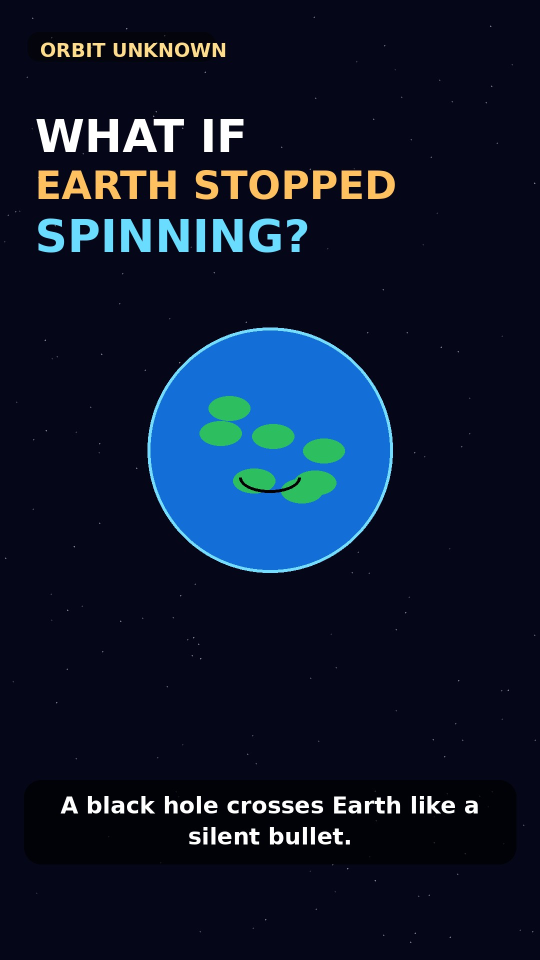
#> input picture outbox/frames/frame_00000.jpg, 1080 x 1920 px (shown at 1/2 size)
$ python -i space_cinematic_v2.py   (imports and definitions only)
#> lines starting #> are read from the running program, lines starting #| are printed output that depends on the picture
"""Orbit Unknown: locally generated original astronomy illustrations, 40-second cinematic video.
No manual uploads, no legacy cartoon templates, and no publication in this script.
Illustrations depict hypothetical scenarios and are not real footage.
"""
import asyncio
import hashlib
import json
import math
import os
import random
import re
import subprocess
import wave
from datetime import datetime, timedelta, timezone, date
from extra_episodes import EXTRA_TOPICS
from io import BytesIO
from pathlib import Path

import numpy as np
import requests
from PIL import Image, ImageDraw, ImageEnhance, ImageFont, ImageOps, ImageStat

try:
    import edge_tts
except ImportError as exc:
    raise SystemExit("QUALITY GATE: edge-tts missing; refusing robotic narration") from exc

ROOT = Path("outbox")
FRAMES = ROOT / "frames_cinematic"
W, H, FPS, SECONDS = 720, 1280, 20, 40
PKT = timezone(timedelta(hours=5))
FONT = "/usr/share/fonts/truetype/dejavu/DejaVuSans-Bold.ttf"
# [1 line that did not run here, left out]
# [1 line not run here, left out]
TIMEOUT = (12, 30)

# Each entry has five distinct documentary shots, lines of narration and visible captions.
# The topic rotates deterministically and cannot repeat on consecutive days.
TOPICS = [
    {"slug":"earth-rings","title":"What If Earth Had Rings Like Saturn?","beats":[
        ("What if Earth suddenly had magnificent rings, just like Saturn? Our night sky would never look the same.","WHAT IF EARTH HAD RINGS?","planet earth blue marble space"),
        ("Imagine vast shimmering bands overhead, visible from the ground, but looking different at different latitudes.","A SKY TRANSFORMED","earth horizon atmosphere space"),
        ("Those rings could contain countless fragments of ice and rock, each racing around our planet.","BILLIONS OF ORBITING PIECES","saturn rings Cassini"),
        ("Their shadows could sometimes reduce sunlight reaching parts of Earth, affecting the world beneath them.","SHADOWS ACROSS EARTH","earth from space clouds shadows"),
        ("Satellites would face new hazards. Beautiful from below, but far more complicated for space travel.","BEAUTIFUL, BUT DANGEROUS","earth satellites space station")
    ]},
    {"slug":"sun-vanished","title":"What If the Sun Vanished?","beats":[
        ("What if the Sun vanished instantly? On Earth, everything would still look normal for eight minutes.","THE SUN DISAPPEARS","sun solar observatory"),
        ("Then the last sunlight would pass us, and Earth's sunlit side would fall into darkness.","EIGHT MINUTES LATER","earth city lights night space"),
        ("That is also when changes in the Sun's gravity would reach Earth, ending our familiar solar orbit.","GRAVITY'S DELAY","earth solar system planet orbit"),
        ("Without sunlight, temperatures would fall over time, and oceans would eventually freeze from the surface.","A WORLD GROWING COLDER","earth polar ice from space"),
        ("Geothermal energy might sustain small groups underground. But survival would be extraordinarily difficult.","COULD ANYONE SURVIVE?","earth aurora stars space")
    ]},
    {"slug":"moon-vanished","title":"What If the Moon Vanished Tonight?","beats":[
        ("Suppose the Moon disappeared tonight. The sky would darken, but Earth would not instantly collapse.","THE MOON IS GONE","full moon lunar surface"),
        ("The Moon creates much of our ocean tide, so tidal patterns would change significantly.","OUR TIDES WOULD CHANGE","earth ocean coastline space"),
        ("The Sun would still produce tides. So the sea would never simply stop moving.","THE SUN STILL MAKES TIDES","ocean earth from orbit"),
        ("Over much longer timescales, Earth's tilt could become less stable without the Moon's influence.","EARTH'S TILT MATTERS","earth tilt axis space"),
        ("The result would be a different world, but not an instant doomsday. Would you miss it?","NOT AN INSTANT APOCALYPSE","Earthrise Apollo 8 moon")
    ]},
    {"slug":"jupiter-dive","title":"What If You Fell Into Jupiter?","beats":[
        ("What would happen if you tried to fall through Jupiter's giant swirling clouds?","FALLING INTO JUPITER","jupiter planet Juno"),
        ("There is no familiar solid ground waiting beneath that spectacular cloud cover.","NO SOLID SURFACE","jupiter clouds great red spot"),
        ("As you descend, pressure and temperature rise to crushing, unimaginable levels.","PRESSURE KEEPS RISING","jupiter atmosphere Juno clouds"),
        ("Deep inside, hydrogen behaves in strange ways, potentially becoming a conducting metallic fluid.","STRANGE DEEP INTERIOR","jupiter planet Juno"),
        ("Jupiter is breathtaking from space. But it is definitely not a planet you could land on.","A WORLD WITHOUT LANDING","jupiter planet Hubble")
    ]},
    {"slug":"saturn-rings","title":"What If Saturn Lost Its Rings?","beats":[
        ("Imagine looking at Saturn one morning, only to discover that its legendary rings are gone.","SATURN WITHOUT RINGS","saturn Cassini rings"),
        ("The rings contain enormous numbers of icy particles, orbiting in a thin, wide disk.","ICE IN ORBIT","saturn ring details Cassini"),
        ("Without them, Saturn would still remain an enormous gas giant with magnificent cloud bands.","THE PLANET SURVIVES","saturn globe Cassini"),
        ("Its moons would continue their journeys, though their interactions with ring material would change.","SATURN'S MANY MOONS","saturn moon Titan Cassini"),
        ("The solar system would lose one of its greatest sights. Which view would you prefer?","A COSMIC LOSS","saturn planet NASA")
    ]},
    {"slug":"mars-ocean","title":"What If Mars Had an Ocean Today?","beats":[
        ("Imagine oceans rolling beneath the pink skies of Mars, where dry plains stretch today.","OCEANS ON MARS?","Mars planet surface panorama"),
        ("Ancient Martian landscapes preserve powerful evidence that water once flowed across the planet.","WATER ON ANCIENT MARS","mars ancient river delta Perseverance"),
        ("But liquid oceans today would need a dramatically thicker atmosphere and much warmer conditions.","A THICKER ATMOSPHERE","Mars planet surface panorama"),
        ("Even with blue seas, intense radiation and other challenges could still threaten life.","WATER IS NOT ENOUGH","Mars planet NASA orbiter"),
        ("Could humans someday build a new world there? The physics makes it very difficult.","THE RED PLANET REIMAGINED","Mars planet full disk")
    ]},
    {"slug":"nearby-supernova","title":"What If a Star Exploded Near Earth?","beats":[
        ("What if a nearby star exploded in a brilliant supernova? Distance would determine everything.","A STAR EXPLODES","supernova nebula Hubble"),
        ("From far enough away, the blast would be an extraordinary light in the night sky.","A COSMIC FLASH","supernova remnant telescope"),
        ("But very close explosions can release radiation capable of damaging Earth's atmosphere.","DANGEROUS RADIATION","stellar explosion remnant nebula"),
        ("Our protective atmosphere matters enormously, but it cannot stop every possible cosmic threat.","EARTH'S PROTECTIVE SHIELD","earth atmosphere sunrise space"),
        ("Fortunately, truly dangerous nearby supernovae appear very uncommon. Space is both beautiful and immense.","DISTANCE IS OUR SHIELD","milky way stars galaxy")
    ]},
    {"slug":"two-moons","title":"What If Earth Had Two Moons?","beats":[
        ("Imagine two brilliant moons hanging over our cities every night.","TWO MOONS ABOVE US","full moon lunar NASA"),
        ("Both moons would pull on Earth's oceans, making tides more complicated.","TWICE THE GRAVITY?","earth ocean space"),
        ("The exact effects would depend on each moon's size, distance, and orbital path.","ORBITS DECIDE EVERYTHING","moon earth spacecraft"),
        ("Some configurations might remain stable, while others could evolve into dangerous gravitational encounters.","A DELICATE DANCE","moon surface earth sky"),
        ("A second moon sounds magical. But orbital mechanics always has the final say.","A BEAUTIFUL COMPLICATION","earthrise Apollo moon")
    ]},
    {"slug":"neptune-winds","title":"What If You Entered Neptune's Storms?","beats":[
        ("Neptune looks calm and blue from a distance. Up close, its atmosphere is anything but peaceful.","A WORLD OF STORMS","Neptune Voyager 2"),
        ("Winds on this distant planet can reach astonishing speeds, far beyond Earth's strongest hurricanes.","SUPERSONIC-FAST WINDS","Neptune planet NASA"),
        ("The planet receives very little sunlight, yet giant storms still develop in its atmosphere.","STORMS IN THE DARK","Neptune dark spot storm"),
        ("Far below the clouds, the pressure increases dramatically in a world very different from Earth.","BENEATH THE CLOUDS","Neptune blue planet"),
        ("Neptune remains one of our most mysterious neighbors. What other secrets are hidden there?","DISTANT AND MYSTERIOUS","Neptune Voyager NASA")
    ]},
    {"slug":"black-hole","title":"What If a Black Hole Passed Near Earth?","beats":[
        ("What if a black hole moved through our cosmic neighborhood? You might never see it directly.","AN INVISIBLE VISITOR","black hole nasa illustration"),
        ("Black holes affect their surroundings through gravity, not by magically swallowing everything.","GRAVITY IS THE THREAT","black hole accretion disk NASA"),
        ("Its mass, speed and distance would decide whether Earth's orbit changed.","DISTANCE CHANGES EVERYTHING","earth solar system orbit space"),
        ("A close encounter could disturb planets and send objects into different paths.","ORBITS UNDER THREAT","solar system planets NASA"),
        ("The universe holds extreme objects, but space is vast, making such encounters extraordinarily unlikely.","SPACE IS ENORMOUS","milky way deep field stars")
    ]}
]

# [1 line not run here, left out]

def log(message):
    print(message, flush=True)

# [65 lines left out: functions command, choose_today, get_json, fetch_photo, not called in this run]

def photograph_canvas(photo, dest):
    # One photo per scene: crop to a tall cinematic frame, then restrained contrast/color grading.
#> called with photo = '../outbox/frames/frame_00000.jpg', dest = 'out.png'
    with Image.open(photo) as raw:
#> raw is the input picture: PIL image 1080x1920 RGB; mean R, G, B 14.2, 24.2, 45.3
        pic = ImageOps.exif_transpose(raw).convert("RGB")
    pic = ImageOps.fit(pic, (800, 1422), method=Image.Resampling.LANCZOS, centering=(0.5,0.48))
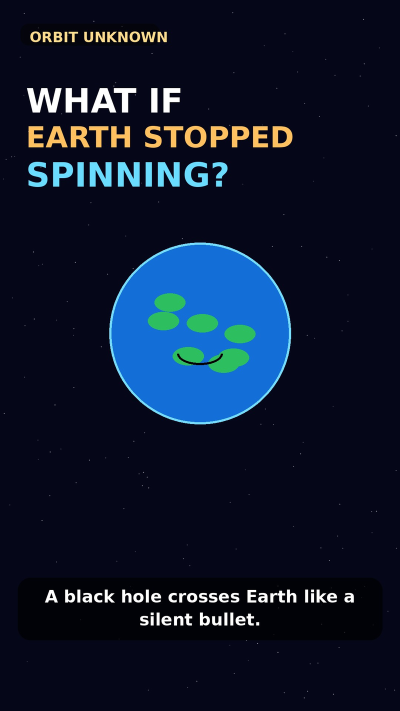
#> pic: PIL image 800x1422 RGB (shown at 1/2 size); mean R, G, B 14.2, 24.3, 45.3
    pic = ImageEnhance.Contrast(pic).enhance(1.08)
    pic = ImageEnhance.Color(pic).enhance(1.13)
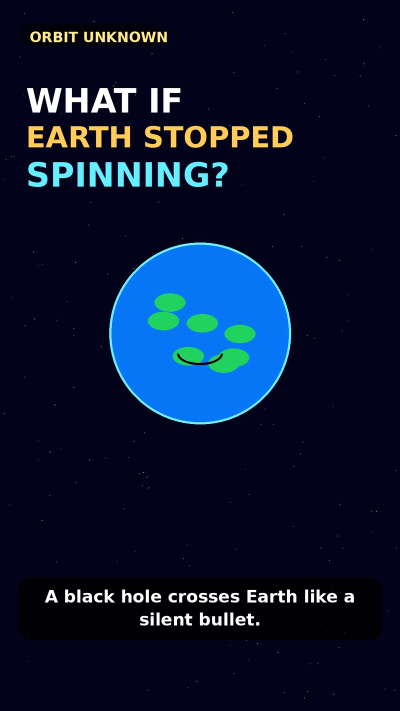
#> pic: PIL image 800x1422 RGB (shown at 1/2 size); mean R, G, B 10.8, 23, 49.1
    pic = ImageEnhance.Brightness(pic).enhance(0.92)
    pic.save(dest, quality=94, optimize=True)

# [26 lines left out: function overlay, not called in this run]

# [30 lines not run here, left out]

# [127 lines left out: functions score_and_voice, render_video, technical_gate, main, not called in this run]
# [2 lines not run here, left out]

>>> result = photograph_canvas('../outbox/frames/frame_00000.jpg', 'out.png')

$ run again, on outbox/frames/frame_00010.jpg
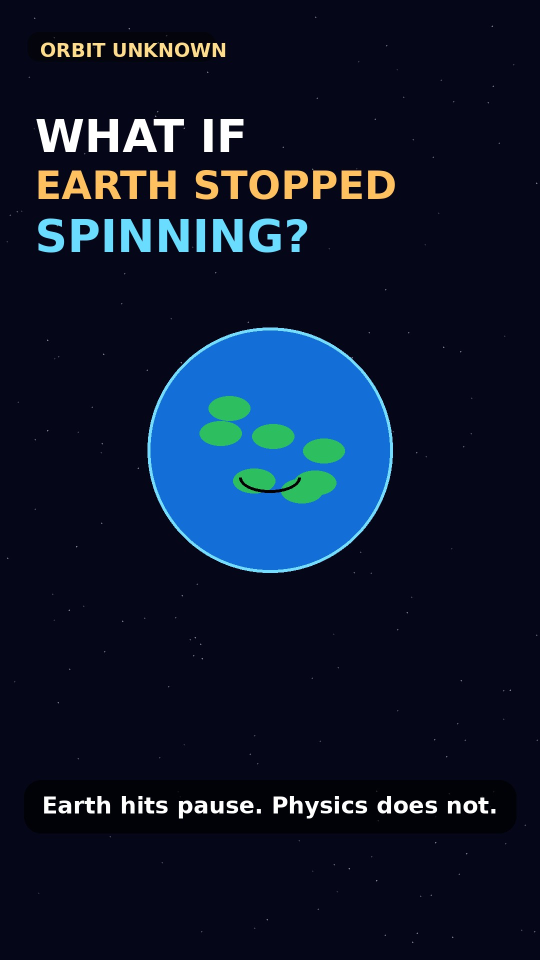
#> input picture outbox/frames/frame_00010.jpg, 1080 x 1920 px (shown at 1/2 size)
#> in photograph_canvas, raw is the input picture: PIL image 1080x1920 RGB; mean R, G, B 13.9, 23.9, 45.3
#> in photograph_canvas, `pic = ImageEnhance.Contrast(pic).enhance(1.08)`:
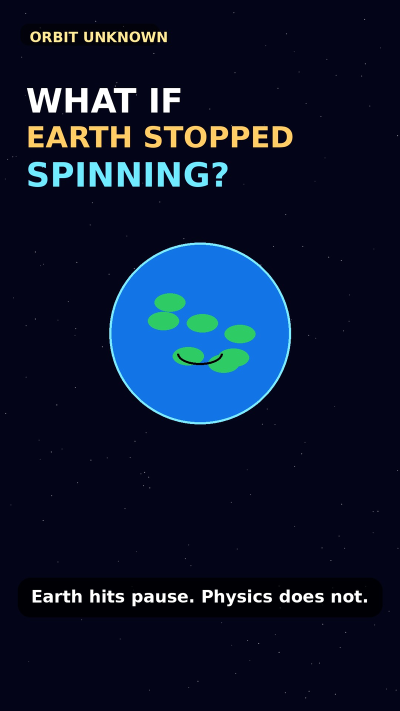
#> pic: PIL image 800x1422 RGB (shown at 1/2 size); mean R, G, B 12.3, 23.2, 46.6
